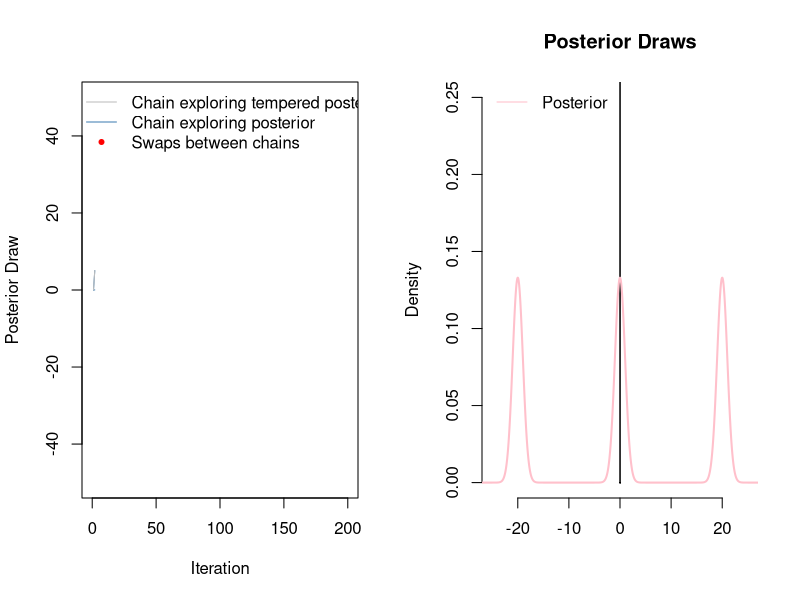
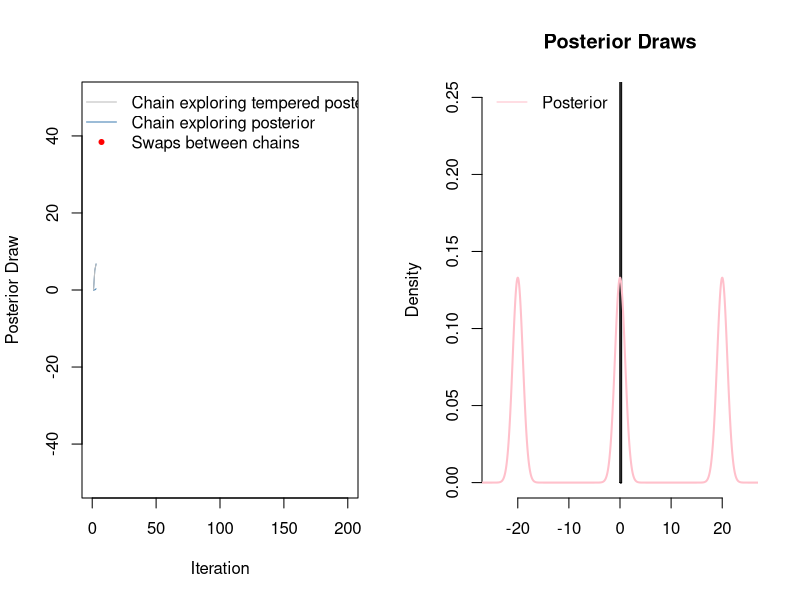
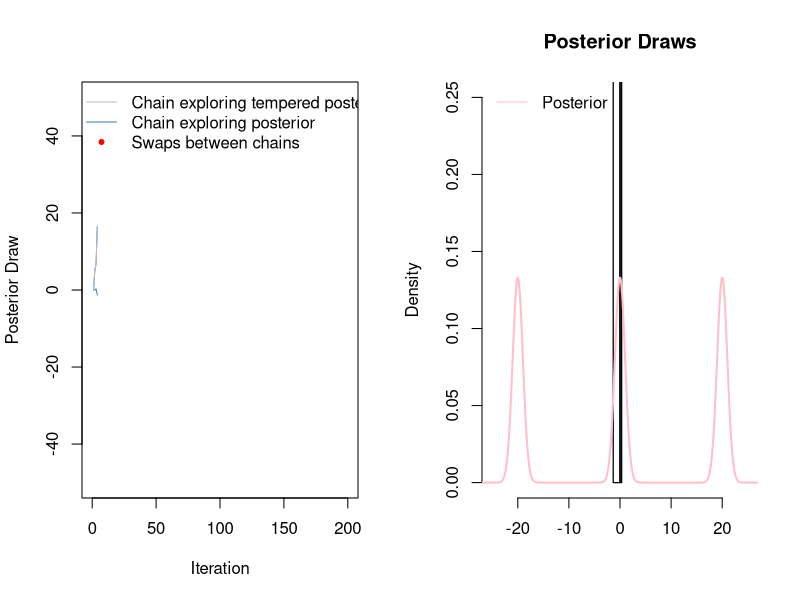
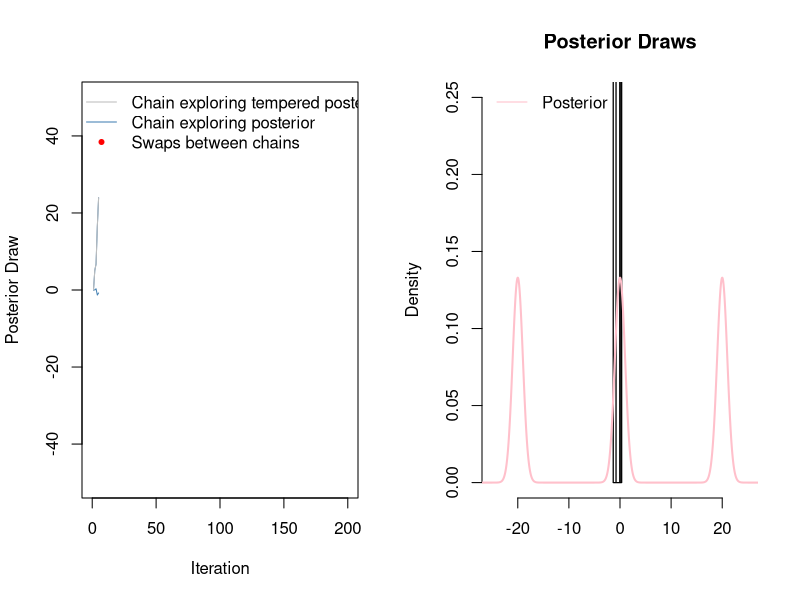
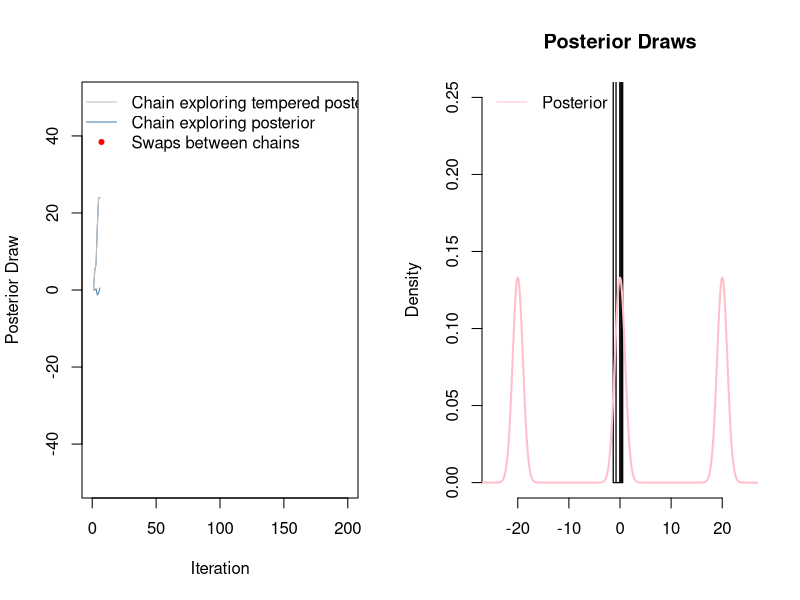
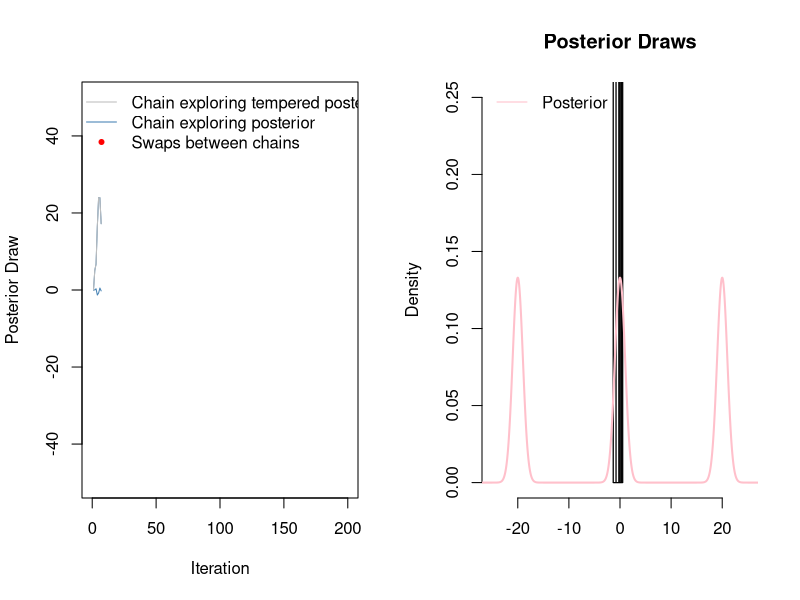
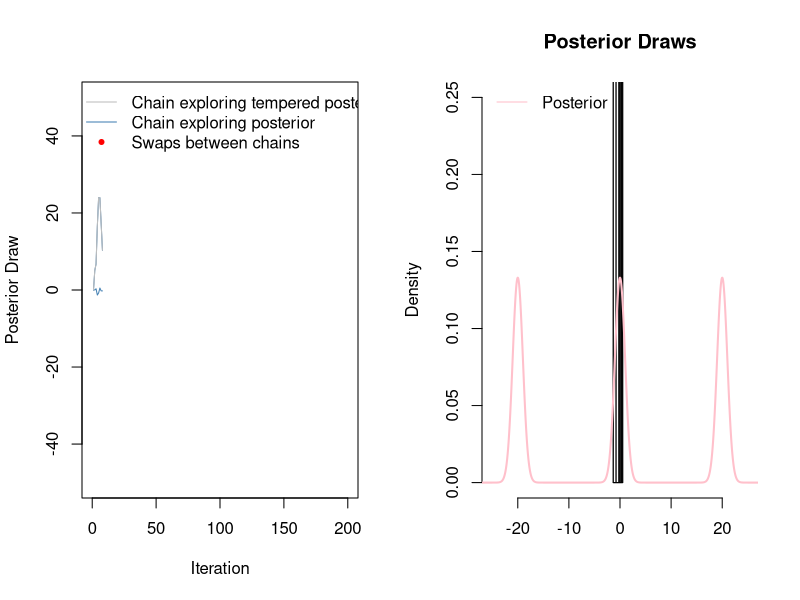
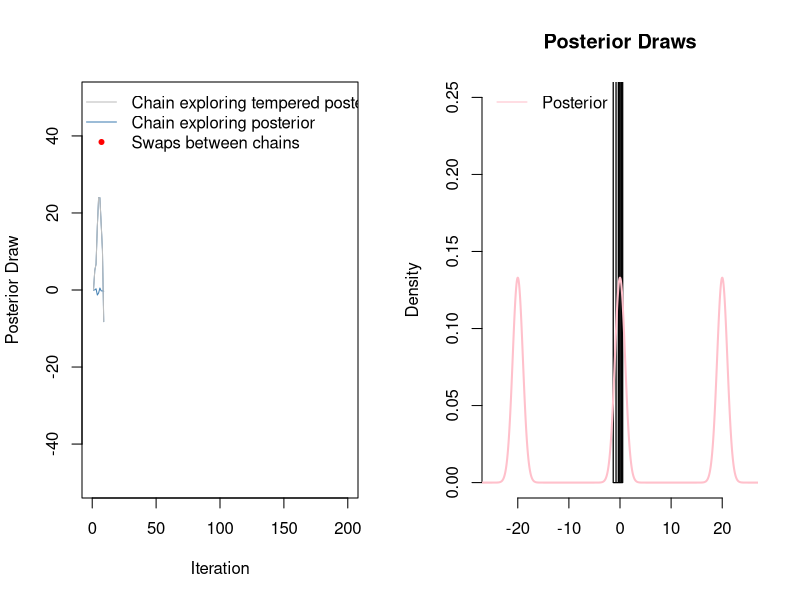

Reproduce these figures in R, in order.
## ---- chunk 1
knitr::opts_chunk$set(echo = FALSE)

## ---- chunk 2
vanilla_mh <- function(log_target, theta_curr, prop_sd){
  theta_star <- rnorm(1, theta_curr, prop_sd )
  
  log_accept_prob <- log_target(theta_star) - log_target(theta_curr)
  accept <- log(runif(1)) < log_accept_prob
  if(is.na(accept)) browser()
  if(accept){ return(theta_star) }else{ return(theta_curr)}
}

### tempered distribution for various temperature, temp.
ftemp <- function(x, temp) ( (1/3)*dnorm(x,-20,1) + (1/3)*dnorm(x,0,1) + (1/3)*dnorm(x,20,1))^(1/temp)

log_target <- function(x) log(ftemp(x, temp=1))
## ---- chunk 3
set.seed(10)

iter <- 200
tempv <- c(1,100)

n_temps <- length(tempv)
temp_indx <- 1:n_temps

theta_shell <- matrix(0, nrow=iter, ncol=n_temps)
theta_shell_no_switch = matrix(0, nrow=iter, ncol=n_temps)
swap_shell <- numeric(length = iter)

for( i in 2:iter){
  
  ## update chains (potentially in parallel )
  for(t in temp_indx){
    log_target <- function(x) log( ftemp(x, temp=tempv[t]) )
    
    prop_sd = ifelse(t==1, 1, 10)
    
    theta_shell[i, t] <-  vanilla_mh(log_target = log_target, 
                                     theta_curr = theta_shell[i-1, t], 
                                     prop_sd = prop_sd)
    
  }
  theta_shell_no_switch[i, ] = theta_shell[i, ]
  
  ## propose swap, from swap_idx[1] (chain j) to swap_idx[2] (chain k)
  swap_idx <- sample(temp_indx, 2, replace = T)
  cj <- swap_idx[1]
  ck <- swap_idx[2]
  theta_j <- theta_shell[ i , cj]
  theta_k <- theta_shell[ i , ck]
  
  log_target <- function(x) log(ftemp(x, temp=1))
  f1 <- tempv[cj]*( log_target( theta_j ) - log_target( theta_k ) )
  f2 <- tempv[ck]*( log_target( theta_k ) - log_target( theta_j )  )
  
  accept_prob <- min( c(1, exp(f1 + f2) ) )
    
  if( rbinom(1,1, accept_prob)==1 ){
    
    ## make the swap
    theta_shell[i, cj] <- theta_k
    theta_shell[i, ck] <- theta_j
    
    ## record the swap
    swap_shell[i] = ifelse(cj!=ck, 1, 0)

  }
  
}
## ---- chunk 4

for( i in 2:iter){
  par(mfrow=c(1,2))
  plot(theta_shell_no_switch[1:i,2], type='l', col='steelblue', 
       ylim=c(-50,50), xlim=c(0,iter), 
       xlab='Iteration', ylab='Posterior Draw')
  lines(theta_shell[1:i,1], col='steelblue')
  #lines(theta_shell_no_switch[,1], col='green')
  points(1:i, theta_shell[1:i, 1], pch=20, 
         col=ifelse(swap_shell[1:i]==1, 'red', NA) )
  lines(theta_shell_no_switch[1:i, 2], col='gray')
  legend('topleft', bty='n',
         legend = c('Chain exploring tempered posterior',
                    'Chain exploring posterior', 
                    'Swaps between chains'), 
         col=c('gray', 'steelblue', 'red'), lty=c(1,1,NA), pch=c(NA,NA, 20) )
  
  
  hist(theta_shell[1:i,1], breaks=30,freq = F, 
       xlim=c(-25, 25), ylim=c(0,.25), 
       main='Posterior Draws', xlab='', col='lightblue')
  curve(ftemp(x,temp=1), from = -40, to=40,ylim=c(0,1), add=T, col='pink', 
        n = 100000,lwd=2)
  legend('topleft', legend = 'Posterior', col = 'pink', lty=1, bty='n')
  }

